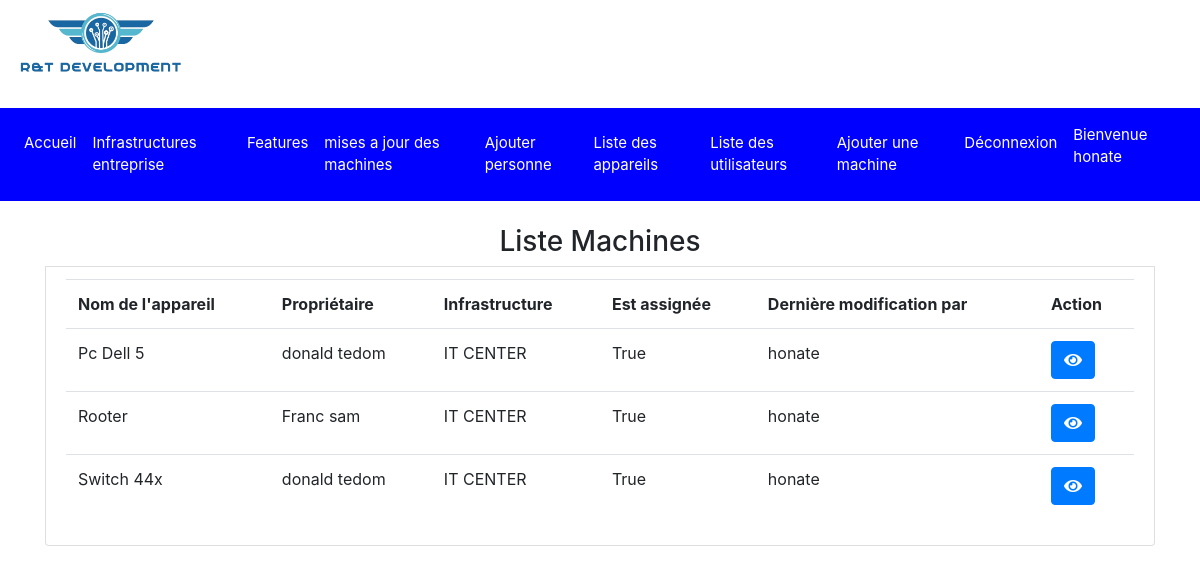
The page /administration_infra (signed in) on the database its author committed.
### infrastructure/models.py (models this page shows, shortened)
class Machine(models.Model):
    STATUS_CHOICES = (
        ('defaillant', 'Défaillance'),
        ('bien_portant', 'Fonctionnel'),
        ('en_maintenance', 'En maintenance'),
    )
    TYPE_MACHINE_CHOICES = (
        ('pc_windows', 'PC Windows'),
        ('pc_linux', 'PC Linux'),
        ('desktop_windows', 'Ordinateur de bureau Windows'),
        ('desktop_linux', 'Ordinateur de bureau Linux'),
        ('routeur', 'Routeur'),
        ('serveur', 'Serveur'),
        ('unite_centrale', 'Unité centrale'),
    )
    nom = models.CharField(max_length=100)  # Nom de la machine
    proprietaire = models.ForeignKey(User, on_delete=models.CASCADE, related_name='machines_proprietaire', null=True)  # Propriétaire de la machine (relation OneToOne avec le modèle User)
    infrastructure = models.ForeignKey(Infrastructure, on_delete=models.CASCADE)  # Infrastructure à laquelle la machine appartient (relation ForeignKey avec le modèle Infrastructure)
    date_maintenance = models.DateTimeField(null=True, blank=True)  # Date de la dernière maintenance de la machine (peut être nulle ou vide)
    date_de_creation = models.DateTimeField(auto_now_add=True)
    date_derniere_modification = models.DateTimeField(auto_now_add=True)
    statut = models.CharField(max_length=15, choices=STATUS_CHOICES, default='bien_portant')  # Statut de la machine
    type = models.CharField(max_length=15, choices=TYPE_MACHINE_CHOICES, default='pc_windows')  # type de la machine
    image = models.ImageField(upload_to='machine_images/', blank=True, null=True)  # Image de la machine
    caracteristiques = models.TextField(blank=True, null=True)  # Caractéristiques de la machine
    est_assignee = models.BooleanField(default=True)  # Indique si la machine est assignée ou non à cet utilisateur
    modifie_par = models.ForeignKey(User, on_delete=models.CASCADE, null=True)

class Infrastructure(models.Model):
    nom = models.CharField(max_length=100)  # Nom de l'infrastructure
    responsable = models.OneToOneField(User, on_delete=models.CASCADE, related_name='respo')  # Responsable de l'infrastructure (relation OneToOne avec le modèle User)

### infrastructure/views.py (the view)
# urls.py: path('administration_infra', views.administration, name='administration'),
@login_required
def administration(request):
    user = request.user
    infras= Infrastructure.objects.filter(responsable=user)
    admin=True
    if infras:
        infra = infras.first()
        machines = Machine.objects.filter(infrastructure=infra)
        return render(request, 'administration.html', {'machines': machines, 'admin': admin})
    return render(request, 'administration.html', {'admin': admin})

### templates/administration.html (shortened to what this page needs)
{% extends 'base.html' %}
{% block content %}
<div class="row">
  <div class="col-12">
    <ul class="list-group">
        <h3 class="text-center "> Liste Machines </h3>
        <li class="list-group-item">
  <div class="row">
    <div class="col-md-12">
      <table class="table">
        <tbody>
          <tr>
            <th>Nom de l'appareil </th>
            <th scope="row">Propriétaire</th>
            <th scope="row">Infrastructure</th>
            <th scope="row">Est assignée</th>
            <th scope="row">Dernière modification par</th>
            <th scope="row">Action</th>
          </tr>
          {% for machine in machines %}
          <tr>
            <td>{{ machine.nom }}</td>
            <td>{{ machine.proprietaire.first_name }} {{ machine.proprietaire.last_name }}</td>
            <td>{{ machine.infrastructure.nom }}</td>
            <td>{{ machine.est_assignee }}</td>
            <td>{{ machine.modifie_par.username }}</td>
            <td>
              <a href="{% url 'machine_detail' machine.id %}" class="btn btn-primary"><i class="fas fa-eye"></i></a>
            </td>
          </tr>
          {% endfor %}
        </tbody>
      </table>
    </div>
  </div>
</li>
    </ul>
  </div>
</div>
{% endblock %}

### templates/base.html (shortened to what this page needs)
<!DOCTYPE html>
{% load static %}
<html lang="en">
<head>
    <link rel="stylesheet" href="https://cdnjs.cloudflare.com/ajax/libs/font-awesome/5.15.3/css/all.min.css">
    <link rel="stylesheet" href="{% static 'bootstrap-4.0.0/bootstrap-4.0.0/dist/css/bootstrap.min.css' %}">
    </head>
    <body>
        <div class="logo">
            <img src="{% static 'images/logo.png' %}" alt="Logo de votre entreprise">
          </div>
          <nav style="background-color: blue" class="navbar text-white navbar-expand-lg">
            <ul class="navbar-nav">
              <li class="nav-item">
                <a class="nav-link" href="/">Accueil</a>
              </li>
              <li class="nav-item">
                <a class="nav-link" href="">Infrastructures entreprise </a>
              </li>
              <li class="nav-item">
                <a class="nav-link" href="">Features</a>
              </li>
              {% if admin %}
              <li class="nav-item">
                <a class="nav-link" href="">mises a jour des machines</a>
              </li>
              <li class="nav-item">
                <a class="nav-link" href="{% url 'create_user' %}">Ajouter personne</a>
              </li>
              <li class="nav-item">
                <a class="nav-link" href="{% url 'administration' %}">Liste des appareils</a>
              </li>
              <li class="nav-item">
                <a class="nav-link" href="{% url 'liste_utilisateurs' %}">Liste des utilisateurs</a>
              </li>
              <li class="nav-item">
                <a class="nav-link" href="{% url 'machine_create' %}">Ajouter une machine</a>
              </li>
             {% endif %}
              <li class="nav-item">
                <a class="nav-link" href="/logout">Déconnexion</a>
              </li>
            </ul>
            <ul class="navbar-nav ml-auto">
              <li class="nav-item">
                <p class="nav-link">Bienvenue {{ request.user.username }}</p>
              </li>
            </ul>
          </nav>
      <div class="container mt-4">
        <div class="row">
            <div class="col-md-12">
                {% block content %}
                {% endblock %}
            </div>
        </div>
    </div>
</body>
</html>

### rows shown on the page
Machine: nom "Pc Dell 5", proprietaire.first_name "donald", proprietaire.last_name "tedom", infrastructure.nom "IT CENTER", est_assignee "True", modifie_par.username "honate"
Machine: nom "Rooter", proprietaire.first_name "Franc", proprietaire.last_name "sam", infrastructure.nom "IT CENTER", est_assignee "True", modifie_par.username "honate"
Machine: nom "Switch 44x", proprietaire.first_name "donald", proprietaire.last_name "tedom", infrastructure.nom "IT CENTER", est_assignee "True", modifie_par.username "honate"

### other values the page prints
{{ request.user.username }} "honate"
